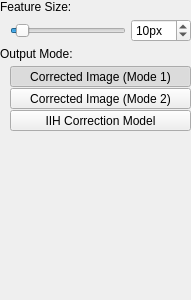
<?xml version="1.0" encoding="UTF-8"?>
<ui version="4.0">
 <class>FilterWidget</class>
 <widget class="QWidget" name="FilterWidget">
  <property name="geometry">
   <rect>
    <x>0</x>
    <y>0</y>
    <width>191</width>
    <height>300</height>
   </rect>
  </property>
  <property name="windowTitle">
   <string>Form</string>
  </property>
  <layout class="QVBoxLayout" name="verticalLayout" stretch="0,1">
   <property name="spacing">
    <number>0</number>
   </property>
   <property name="leftMargin">
    <number>0</number>
   </property>
   <property name="topMargin">
    <number>0</number>
   </property>
   <property name="rightMargin">
    <number>0</number>
   </property>
   <property name="bottomMargin">
    <number>0</number>
   </property>
   <item>
    <layout class="QVBoxLayout" name="verticalLayout_6">
     <property name="spacing">
      <number>5</number>
     </property>
     <item>
      <widget class="QLabel" name="label_2">
       <property name="text">
        <string>Feature Size:</string>
       </property>
      </widget>
     </item>
     <item>
      <layout class="QHBoxLayout" name="horizontalLayout_3">
       <property name="spacing">
        <number>5</number>
       </property>
       <property name="leftMargin">
        <number>10</number>
       </property>
       <item>
        <widget class="QSlider" name="mSliderFeatureSize">
         <property name="minimum">
          <number>1</number>
         </property>
         <property name="maximum">
          <number>200</number>
         </property>
         <property name="value">
          <number>10</number>
         </property>
         <property name="orientation">
          <enum>Qt::Horizontal</enum>
         </property>
        </widget>
       </item>
       <item>
        <widget class="QSpinBox" name="mSpinFeatureSize">
         <property name="suffix">
          <string>px</string>
         </property>
         <property name="minimum">
          <number>1</number>
         </property>
         <property name="maximum">
          <number>200</number>
         </property>
         <property name="value">
          <number>10</number>
         </property>
        </widget>
       </item>
      </layout>
     </item>
     <item>
      <widget class="QLabel" name="label_3">
       <property name="text">
        <string>Output Mode:</string>
       </property>
      </widget>
     </item>
     <item>
      <layout class="QVBoxLayout" name="verticalLayout_2">
       <property name="spacing">
        <number>1</number>
       </property>
       <property name="leftMargin">
        <number>10</number>
       </property>
       <item>
        <widget class="QToolButton" name="mButtonOutputModeCorrectedImageMode1">
         <property name="sizePolicy">
          <sizepolicy hsizetype="Preferred" vsizetype="Preferred">
           <horstretch>0</horstretch>
           <verstretch>0</verstretch>
          </sizepolicy>
         </property>
         <property name="text">
          <string>Corrected Image (Mode 1)</string>
         </property>
         <property name="checkable">
          <bool>true</bool>
         </property>
         <property name="checked">
          <bool>true</bool>
         </property>
         <property name="autoExclusive">
          <bool>true</bool>
         </property>
         <property name="class" stdset="0">
          <string>cFlatOptionButton</string>
         </property>
         <attribute name="buttonGroup">
          <string notr="true">buttonGroup</string>
         </attribute>
        </widget>
       </item>
       <item>
        <widget class="QToolButton" name="mButtonOutputModeCorrectedImageMode2">
         <property name="sizePolicy">
          <sizepolicy hsizetype="Preferred" vsizetype="Preferred">
           <horstretch>0</horstretch>
           <verstretch>0</verstretch>
          </sizepolicy>
         </property>
         <property name="text">
          <string>Corrected Image (Mode 2)</string>
         </property>
         <property name="checkable">
          <bool>true</bool>
         </property>
         <property name="checked">
          <bool>false</bool>
         </property>
         <property name="autoExclusive">
          <bool>true</bool>
         </property>
         <property name="class" stdset="0">
          <string>cFlatOptionButton</string>
         </property>
         <attribute name="buttonGroup">
          <string notr="true">buttonGroup</string>
         </attribute>
        </widget>
       </item>
       <item>
        <widget class="QToolButton" name="mButtonOutputModeIIHCorrectionModel">
         <property name="sizePolicy">
          <sizepolicy hsizetype="Preferred" vsizetype="Preferred">
           <horstretch>0</horstretch>
           <verstretch>0</verstretch>
          </sizepolicy>
         </property>
         <property name="text">
          <string>IIH Correction Model</string>
         </property>
         <property name="checkable">
          <bool>true</bool>
         </property>
         <property name="autoExclusive">
          <bool>true</bool>
         </property>
         <property name="class" stdset="0">
          <string>cFlatOptionButton</string>
         </property>
         <attribute name="buttonGroup">
          <string notr="true">buttonGroup</string>
         </attribute>
        </widget>
       </item>
      </layout>
     </item>
    </layout>
   </item>
   <item>
    <spacer name="verticalSpacer">
     <property name="orientation">
      <enum>Qt::Vertical</enum>
     </property>
     <property name="sizeHint" stdset="0">
      <size>
       <width>0</width>
       <height>0</height>
      </size>
     </property>
    </spacer>
   </item>
  </layout>
 </widget>
 <resources/>
 <connections/>
 <buttongroups>
  <buttongroup name="buttonGroup"/>
 </buttongroups>
</ui>
